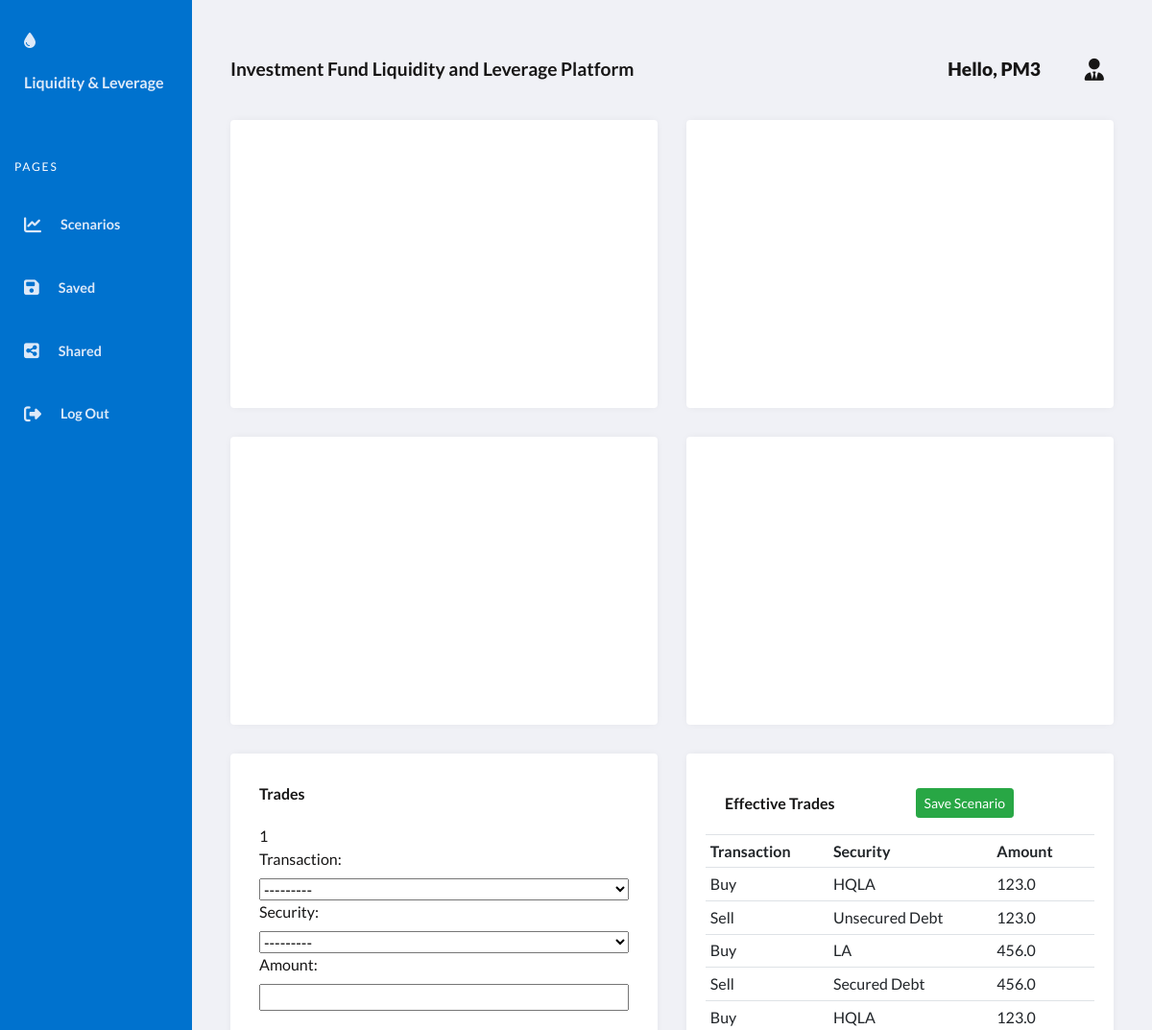
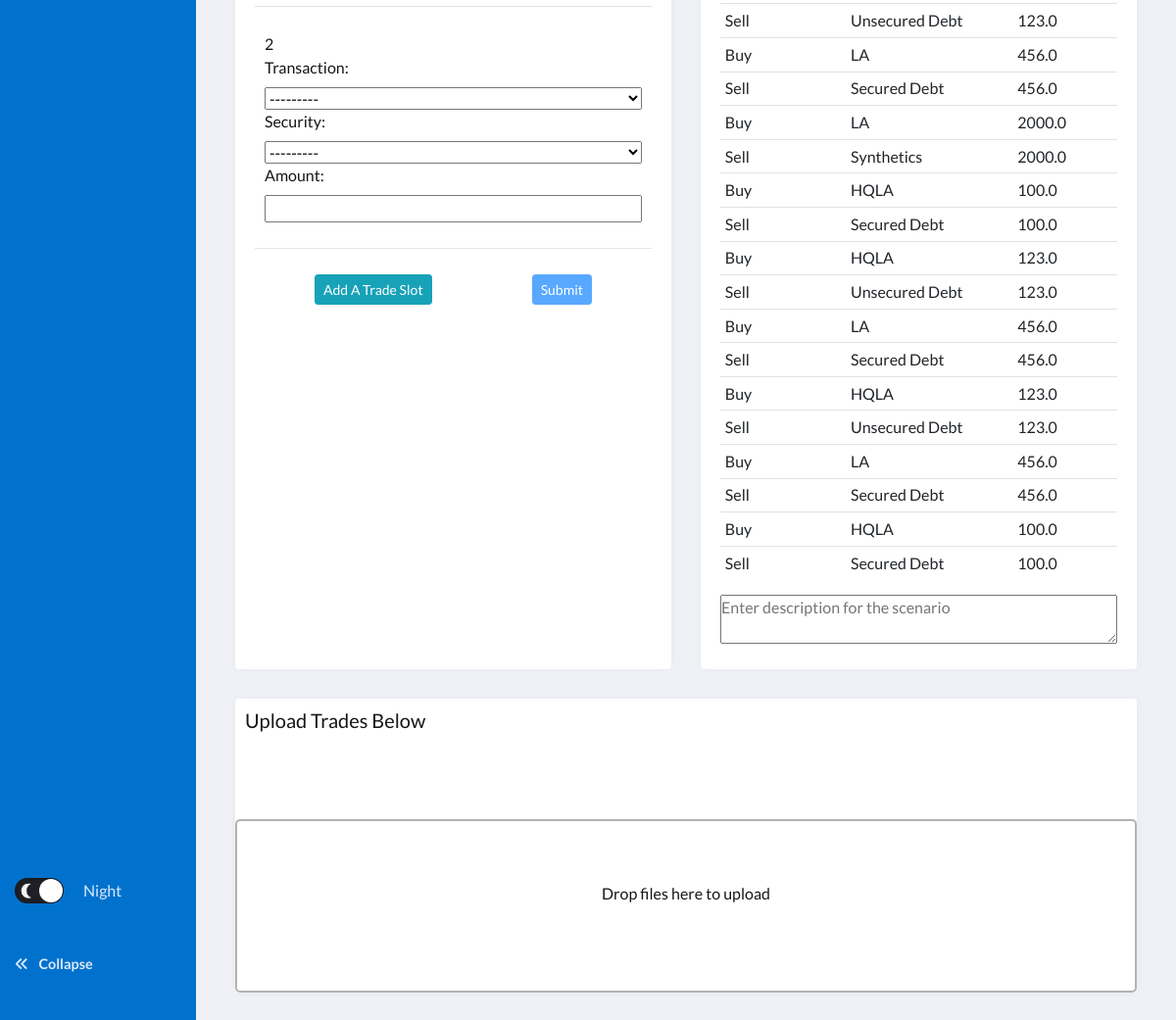
The app's page / (signed in) with its own data (2 pictures, top to bottom).
### fund/models.py (models this page shows, shortened)
class User(AbstractUser):
    pass

class Trade(models.Model):
    CODE = (
        ("Buy", "Buy"),
        ("Sell", "Sell")
    )
    CLASSIFICATION = (
        ("HQLA", "HQLA"),
        ("LA", "LA"),
        ("ILA", "ILA"),
        ("Secured Debt", "Secured Debt"),
        ("Unsecured Debt", "Unsecured Debt"),
        ("Synthetics", "Synthetics")
    )
    user = models.ForeignKey(User, on_delete=models.CASCADE, related_name='trade_user')
    transaction = models.CharField(max_length=50, choices=CODE)
    security = models.CharField(max_length=50, choices=CLASSIFICATION)
    amount = models.FloatField()

### fund/views.py (the view)
# urls.py: path("", views.scenarios, name="scenarios"),
def scenarios(request):
    add_trade_form = request.GET.get("add")
    postid = request.GET.get("postid")
    if add_trade_form is None:
        TradeFormSet = inlineformset_factory(User, Trade, fields=("transaction", "security", "amount"), can_delete = False, max_num=2)
    else:
        TradeFormSet = inlineformset_factory(User, Trade, fields=("transaction", "security", "amount"), can_delete = False, extra=int(add_trade_form)+1)
    userid = request.user.id
    if userid:
        user = User.objects.get(id=userid)
        if postid:
            post = Post.objects.get(id=postid)
            if post.publish == True:
                post.publish = "Unpublish"
            elif post.publish == False:
                post.publish = "Publish"
            if post.user == user:
                save_post = "Save Scenario Description"
            else:
                save_post = "Save as New Secenario"
            extrade = post.trade.all()
        else:
            extrade = Trade.objects.filter(user=user)
    else:
        extrade = []
    formset_empty = TradeFormSet()
    if (postid is None) or (userid is None):
        post = []
        save_post = "Save Scenario"
    if request.method == "POST":
        formset = TradeFormSet(request.POST, instance=user)
        if formset.is_valid():
            formset.save()
            trades = Trade.objects.filter(user=user)
            trades = trades.order_by("-id")[:int(request.POST['trade_user-TOTAL_FORMS'])]
            if postid:
                for trade in trades:
                    post.trade.add(trade)
                return redirect('/?postid={}'.format(postid))
        return redirect("scenarios")
    else:
        return render(request, "fund/scenarios.html", {
            "formset_empty":formset_empty,
            "extrade":extrade,
            "post":post,
            "save_post": save_post
            })

### fund/templates/fund/scenarios.html (shortened to what this page needs)
{% extends "fund/main_page.html" %}
{% load static %}
{% block content %}
<div id="scenarios-view">
    <section class="grid">
        <article class="grid-chart">
            <div class="grid-cell">
                <div id="hisTrend"></div>
            </div>
        </article>
        <article class="grid-chart">
            <div class="grid-cell">
                <div id="assetComp"></div>
            </div>
        </article>
        <article class="grid-chart">
            <div class="grid-cell">
                <div id="liqImpact"></div>
            </div>
        </article>
        <article class="grid-chart">
            <div class="grid-cell">
                <div id="levImpact"></div>
            </div>
        </article>
        <article class="grid-group">
            <div class="grid-cell">
                <div class="trade-form-wrapper">
                    <div class="trade-form">Trades</div>
                        <form id="form" class="form" action="{% url 'scenarios' %}" method="POST">
                            {% for form in formset_empty %}
                                <div class="formset">
                                    <aside id="num_forms"> {{ forloop.counter }}</aside>
                                    {{form}}
                                </div>
                                <hr>
                            {% endfor %}
                            <div id="button-wrapper">
                                <a id="add_form" href="#" class="btn btn-sm btn-info" name="Add">Add A Trade Slot</a>
                                <input id="submit-form" type="submit" class="btn btn-sm btn-primary" name="Submit">
                            </div>
                        </form>
                </div>
            </div>
        </article>
        <article class="grid-group">
            <div class="grid-cell">
                <div class="effective-trades">
                    <div id="button-wrapper-header">
                        <div>Effective Trades</div>
                        <a id="save-post" href="#" class="btn btn-sm btn-success" name="save-post">{{ save_post }}</a>
                    </div>
                    <table class="table table-sm">
                        <tr>
                            <th>Transaction</th>
                            <th>Security</th>
                            <th>Amount</th>
                            <th>
                            </th>
                        </tr>
                        {% for trade in extrade %}
                        <tr>
                            <td>{{trade.transaction}}</td>
                            <td>{{trade.security}}</td>
                            <td>{{trade.amount}}</td>
                            <td>
                            </td>
                        </tr>
                        {% endfor %}
                    </table>
                    <textarea id="scenario_content" placeholder="Enter description for the scenario">{{ post.content }}</textarea>
                </div>
            </div>
        </article>
        <article class="grid-chart">
            <h5>Upload Trades Below</h5>
            <div id="alert-box"></div>
            <form id="my-dropzone" class="dropzone">
            </form>
        </article>
    </section>
</div>
{% endblock %}

### fund/templates/fund/main_page.html (shortened to what this page needs)
{% load static %}
<!DOCTYPE html>
<html lang="en">
    <head>
        <link rel="stylesheet" href="https://stackpath.bootstrapcdn.com/bootstrap/4.3.1/css/bootstrap.min.css">
        <link rel="stylesheet" href="{% static 'fund/styles.css' %}">
        <link rel="stylesheet" href="{% static 'fund/dropzone.css' %}">
    </head>
    <body>
        <header class="page-header">
            <nav>
                <a href="#0" class="logo">
                <div width="140" height="49">
                    <i class="fas fa-tint"></i>
                </div>
                <span class="title">Liquidity & Leverage</span>
                </a>
                <ul class="admin-menu">
                <li class="menu-heading">
                    <h3>Pages</h3>
                </li>
                <li>
                    <a id="scenarios" class="nav-link" href={% url 'scenarios' %}>
                        <div>
                        </div>
                        <span>Scenarios</span>
                </li>
                <li>
                    <a class="nav-link" href="{% url 'saved' %}">
                    <div>
                    </div>
                    <span>Saved</span>
                    </a>
                </li>
                <li>
                    <a class="nav-link" href="{% url 'shared' %}">
                    <div>
                    </div>
                    <span>Shared</span>
                    </a>
                </li>
                {% if user.is_authenticated %}
                    <li class="nav-item">
                        <a class="nav-link" href="{% url 'logout' %}">
                        <div>
                        </div>
                        <span>Log Out</span>
                        </a>
                    </li>
                {% endif %}
                <li>
                    <div class="switch">
                        <label for="mode">
                            <span></span>
                            <span>Night</span>
                        </label>
                    </div>
                    <button class="collapse-btn" aria-expanded="true" aria-label="collapse menu">
                    <section aria-hidden="true">
                        <i class="fas fa-angle-double-left"></i>
                    </section>
                    <span>Collapse</span>
                    </button>
                </li>
                </ul>
            </nav>
        </header>
        <section class="page-content">
            <section class="title-and-user">
                <div>Investment Fund Liquidity and Leverage Platform</div>
                <div class="admin-profile">
                <span class="greeting">
                    {% if user.is_authenticated %}
                            <a class="nav-link" href="#"><strong id="username">Hello, {{ user.username }}</strong></a>
                    {% endif %}
                </span>
                <div class="notifications">
                    <i class="fas fa-user-tie"></i>
                </div>
                </div>
            </section>
            {% block content %}
            {% endblock %}
        </section>
    </body>
</html>

### fund/static/fund/dropzone.css (style rules this page uses)
.dropzone, .dropzone * { box-sizing: border-box; }
.dropzone { min-height: 150px; border: 2px solid rgba(0, 0, 0, 0.3); background: white; padding: 20px 20px; }
.dropzone.dz-clickable { cursor: pointer; }

### records on screen
User: username "PM3"
Trade: transaction "Buy", security "HQLA", amount "123.0"
Trade: transaction "Sell", security "Unsecured Debt", amount "123.0"
Trade: transaction "Buy", security "LA", amount "456.0"
Trade: transaction "Sell", security "Secured Debt", amount "456.0"
Trade: transaction "Buy", security "HQLA", amount "123.0"
Trade: transaction "Sell", security "Unsecured Debt", amount "123.0"
Trade: transaction "Buy", security "LA", amount "456.0"
Trade: transaction "Sell", security "Secured Debt", amount "456.0"
Trade: transaction "Buy", security "LA", amount "2000.0"
Trade: transaction "Sell", security "Synthetics", amount "2000.0"
Trade: transaction "Buy", security "HQLA", amount "100.0"
Trade: transaction "Sell", security "Secured Debt", amount "100.0"
Trade: transaction "Buy", security "HQLA", amount "123.0"
Trade: transaction "Sell", security "Unsecured Debt", amount "123.0"
Trade: transaction "Buy", security "LA", amount "456.0"
Trade: transaction "Sell", security "Secured Debt", amount "456.0"
Trade: transaction "Buy", security "HQLA", amount "123.0"
Trade: transaction "Sell", security "Unsecured Debt", amount "123.0"
Trade: transaction "Buy", security "LA", amount "456.0"
Trade: transaction "Sell", security "Secured Debt", amount "456.0"
Trade: transaction "Buy", security "HQLA", amount "100.0"
Trade: transaction "Sell", security "Secured Debt", amount "100.0"

### other values on screen
{{ save_post }} "Save Scenario"
